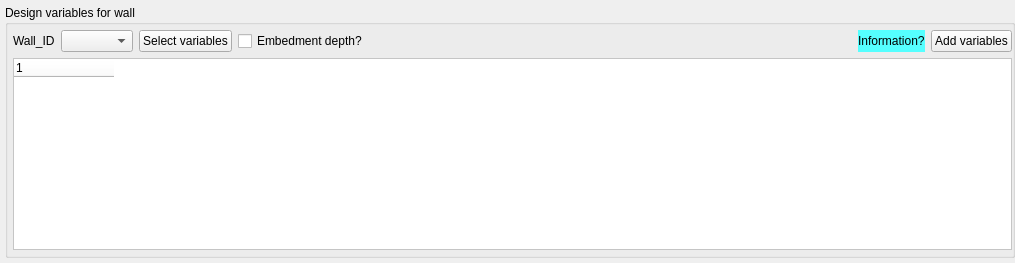
               <widget class="QWidget" name="tab_29">
                <attribute name="title">
                 <string>Wall</string>
                </attribute>
                <layout class="QVBoxLayout" name="verticalLayout_32">
                 <property name="leftMargin">
                  <number>5</number>
                 </property>
                 <property name="topMargin">
                  <number>5</number>
                 </property>
                 <property name="rightMargin">
                  <number>0</number>
                 </property>
                 <property name="bottomMargin">
                  <number>5</number>
                 </property>
                 <item>
                  <widget class="QGroupBox" name="groupBox_43">
                   <property name="title">
                    <string>Design variables for wall</string>
                   </property>
                   <layout class="QGridLayout" name="gridLayout_46">
                    <property name="leftMargin">
                     <number>5</number>
                    </property>
                    <property name="topMargin">
                     <number>5</number>
                    </property>
                    <property name="rightMargin">
                     <number>0</number>
                    </property>
                    <property name="bottomMargin">
                     <number>5</number>
                    </property>
                    <item row="1" column="0">
                     <widget class="QLabel" name="label_98">
                      <property name="text">
                       <string>Wall_ID</string>
                      </property>
                     </widget>
                    </item>
                    <item row="1" column="4">
                     <spacer name="horizontalSpacer_46">
                      <property name="orientation">
                       <enum>Qt::Horizontal</enum>
                      </property>
                      <property name="sizeHint" stdset="0">
                       <size>
                        <width>478</width>
                        <height>20</height>
                       </size>
                      </property>
                     </spacer>
                    </item>
                    <item row="3" column="0" colspan="7">
                     <widget class="QTreeWidget" name="treeWidget_3">
                      <property name="styleSheet">
                       <string notr="true">background-color: rgb(255, 255, 255);</string>
                      </property>
                      <attribute name="headerDefaultSectionSize">
                       <number>120</number>
                      </attribute>
                      <attribute name="headerStretchLastSection">
                       <bool>false</bool>
                      </attribute>
                      <column>
                       <property name="text">
                        <string notr="true">1</string>
                       </property>
                      </column>
                     </widget>
                    </item>
                    <item row="1" column="1">
                     <widget class="QComboBox" name="comboBox_28"/>
                    </item>
                    <item row="1" column="6">
                     <widget class="QPushButton" name="pushButton_94">
                      <property name="text">
                       <string>Add variables</string>
                      </property>
                     </widget>
                    </item>
                    <item row="1" column="3">
                     <widget class="QCheckBox" name="checkBox_8">
                      <property name="text">
                       <string>Embedment depth?</string>
                      </property>
                     </widget>
                    </item>
                    <item row="1" column="2">
                     <widget class="QPushButton" name="pushButton_92">
                      <property name="text">
                       <string>Select variables</string>
                      </property>
                     </widget>
                    </item>
                    <item row="1" column="5">
                     <widget class="QLabel" name="label_126">
                      <property name="toolTip">
                       <string>&lt;html&gt;&lt;head/&gt;&lt;body&gt;&lt;p&gt;If pile diameter of secant piles are selected as a design variable, spacings between secondary piles and ground anchors are dependent variables, following the below relations.&lt;/p&gt;&lt;p&gt;	- Center-to-center spacing between secondary piles 2*S = 2*D - 2*L*0.01, where D is the pile diameter and L is the pile length.&lt;/p&gt;&lt;p&gt;	- Spacing between ground anchors Lspacing = 2*S&lt;/p&gt;&lt;/body&gt;&lt;/html&gt;</string>
                      </property>
                      <property name="styleSheet">
                       <string notr="true">background-color: rgb(85, 255, 255);</string>
                      </property>
                      <property name="text">
                       <string>Information?</string>
                      </property>
                     </widget>
                    </item>
                   </layout>
                  </widget>
                 </item>
                </layout>
               </widget>
